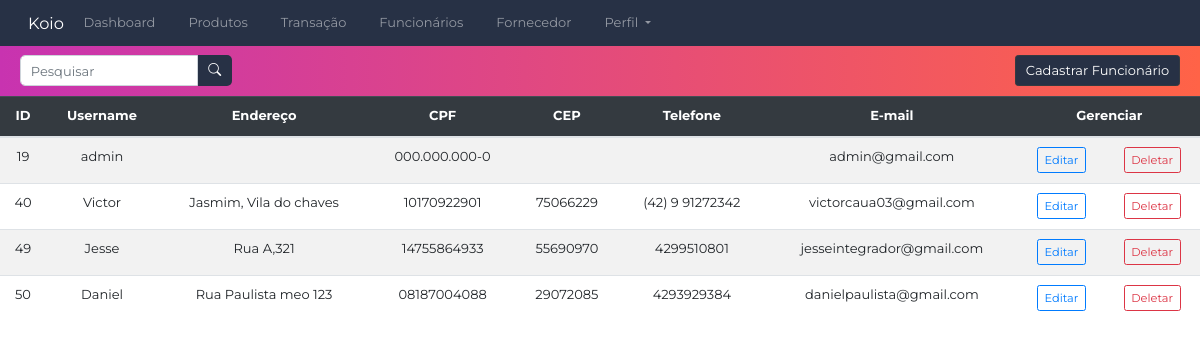
Screenshot of /funcionario/ (signed in) with the database file from the repository.
### CRUDfuncionario/models.py (models this page shows, shortened)
class Funcionario(AbstractUser):
    idFuncionario = models.AutoField(primary_key=True)
    nivelDeAcesso = models.IntegerField(default=1)
    enderecoFuncionario = models.CharField(max_length=30)
    CPF = CPFField('CPF',default='000.000.000-0',validators=[valida_cpf])
    CEP = models.CharField(max_length=8)
    telefone = models.CharField(max_length=20)
    funcao = models.CharField(max_length=30)
    username = models.CharField(max_length=30,default='default_username', unique=True,
                                validators=[valida_texto])
    password = models.CharField(max_length=100, default='default_password')
    email = models.EmailField(unique=True, default='daniel@gmail.com',
                              validators = [EmailValidator(message="Insira um endereco de email valído")])
    def __init__(self, *args: Any, **kwargs: Any) -> None:
        super().__init__(*args, **kwargs)

### CRUDfuncionario/views.py (the view)
# urls.py: path('', Funcionarios, name="funcionario"),
def Funcionarios(request):
    if verifica_login(request):
        funcionarios = Funcionario.objects.all()
        return render(request, "funcionarios.html", {"funcionarios": funcionarios})
    else:
        return redirect(login_view)

### login/views.py (called while the page is built)
def verifica_login(request):
        return 'user_id' in request.session

### CRUDfuncionario/templates/funcionarios.html (shortened to what this page needs)
{% extends 'navbar.html' %}
{% load static %}
{% block extra_css %}
<link rel="stylesheet" type="text/css" href="{% static 'css/funcionario.css' %}">
{% endblock %}
{% block content%}
<div class="container-table">
    <div class="rectangle">
        <form class="d-flex align-items-center">
            <input class="form-control me-2 w-100" type="search" id="searchInput" placeholder="Pesquisar" aria-label="Search">
            <button class="btn btn-search" type="submit">
                <i class="bi bi-search"></i>
            </button>
        </form>
        <a href="{% url 'cadastrarFuncionario_view' %}" class="btn btn-dark ms-auto">Cadastrar Funcionário</a>
    </div>
    <table class="table table-striped table-responsive-lg">
        <thead class="table-dark">
                <tr>
                <th scope="col">ID</th>
                <th scope="col">Username</th>
                <th scope="col">Endereço</th>
                <th scope="col">CPF</th>
                <th scope="col">CEP</th>
                <th scope="col">Telefone</th>
                <th scope="col">E-mail</th>
                <th scope="col" colspan="2">Gerenciar</th>
            </tr>
        </thead>
        <tbody id="funcTable">
            {% for funcionario in funcionarios %}
            {% if not request.user_id == funcionario.idFuncionario %}
            <tr>
                <td>{{ funcionario.idFuncionario }}</td>
                <td>{{ funcionario.username }}</td>
                <td>{{ funcionario.enderecoFuncionario }}</td>
                <td>{{ funcionario.CPF }}</td>
                <td>{{ funcionario.CEP }}</td>
                <td>{{ funcionario.telefone }}</td>
                <td>{{ funcionario.email }}</td>
                <td>
                    <a href="{% url 'editarFuncionario_view' funcionario.idFuncionario %}" class="btn btn-outline-primary btn-sm">Editar</a>
                </td>
                <td>
                    <a href="{% url 'deleteFuncionario_view' funcionario.idFuncionario %}" class="btn btn-outline-danger btn-sm">Deletar</a>
                </td>
            {% endif %}
            </tr>
            {% endfor %}
        </tbody>
    </table>
</div>
{% endblock %}

### Static/css/base.css (style rules this page uses)
* { font-family: 'Montserrat', sans-serif; font-size: 13px; }
.rectangle { display: flex; justify-content: space-between; align-items: center; background: linear-gradient(to right, rgba(200, 51, 176), rgba(255, 99, 71)); height: 50px; width: 100%; padding: 20px; }
#searchInput { width: 100%; border-radius: 5px 0px 0px 5px; }
.btn-search { color: white; background-color: #273145; border-radius: 0px 5px 5px 0px; }
.btn-dark { background-color: #273145; }
.table { width: 100%; margin: 0; padding: 0; }
.table thead th, .table tbody td { text-align: center; }

### rows the page displays
Funcionario: idFuncionario "19", username "admin", CPF "000.000.000-0", email "admin@gmail.com"
Funcionario: idFuncionario "40", username "Victor", enderecoFuncionario "Jasmim, Vila do chaves", CPF "10170922901", CEP "75066229", telefone "(42) 9 91272342", email "victorcaua03@gmail.com"
Funcionario: idFuncionario "49", username "Jesse", enderecoFuncionario "Rua A,321", CPF "14755864933", CEP "55690970", telefone "4299510801", email "jesseintegrador@gmail.com"
Funcionario: idFuncionario "50", username "Daniel", enderecoFuncionario "Rua Paulista meo 123", CPF "08187004088", CEP "29072085", telefone "4293929384", email "danielpaulista@gmail.com"
